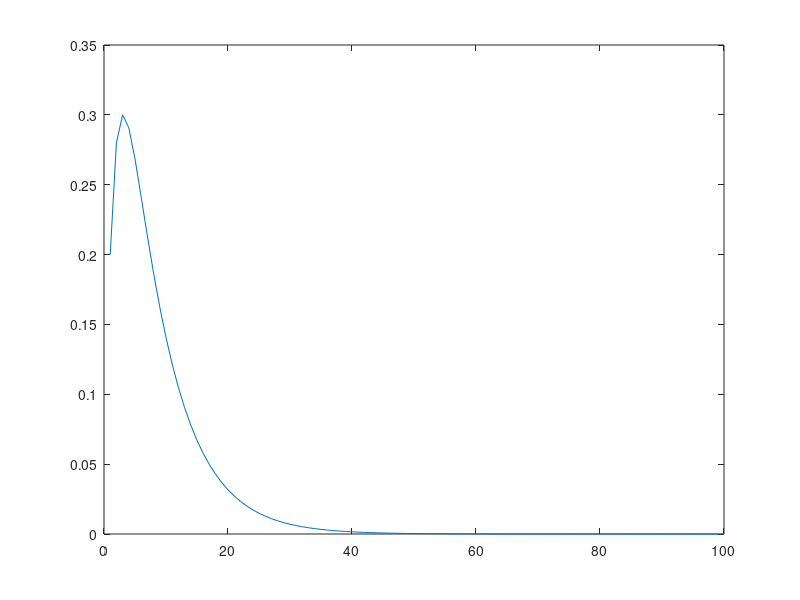
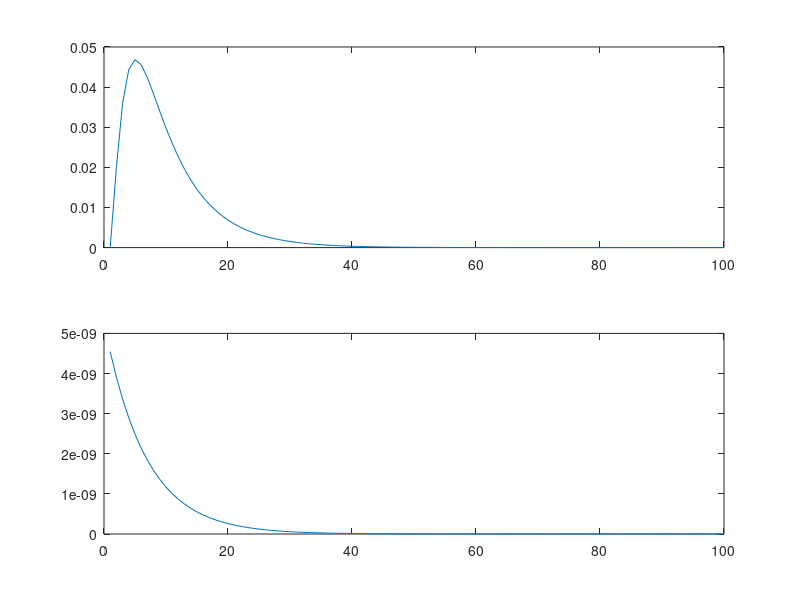

The MATLAB script that drew these images, in order:
%Guiao 3 Exercicio 6
%%a
T =[8 0 3 0 0;
    2 6 2 0 0;
    0 1 4 0 0;
    0 3 0 1 0;
    0 0 1 0 1;]/10;
sum(T)

%%b
figure(1);
V = [1 0 0 0 0]';
P = zeros(1,100);
for n =1:100
    V = T*V;
    P(n) = V(2);
end
plot(P)

%%c
figure(2);
V = [1 0 0 0 0]';
P = zeros(1,100);
P2 = zeros(1,100);
for n =1:100
    V = T*V;
    P(n) = V(3);
end
for n =1:100
    V = T*V;
    P2(n) = V(5);
end
subplot(2,1,1)
plot(P)
subplot(2,1,2)
plot(P2);
%%d 
nena = 3; %%numero de estados nao absorventes
Q = T(1:nena, 1:nena)

%%e
F = inv(eye(3) - Q) %Matriz Fundamental

%%f
F = inv(eye(length(Q))-Q);

E = sum(F);
fprintf("Nº passos a começar em 1: %f\n", E(1));
fprintf("Nº passos a começar em 2: %f\n", E(2));
fprintf("Nº passos a começar em 4: %f\n", E(3));

%%g
R = T(4:5,1:3);
F = inv(eye(length(Q))-Q);

B = R*F;

fprintf("Começando no estado 1, prob. absorção do estado 3: %f\n", B(1,1));
fprintf("Começando no estado 1, prob. absorção do estado 5: %f\n", B(2,1));

